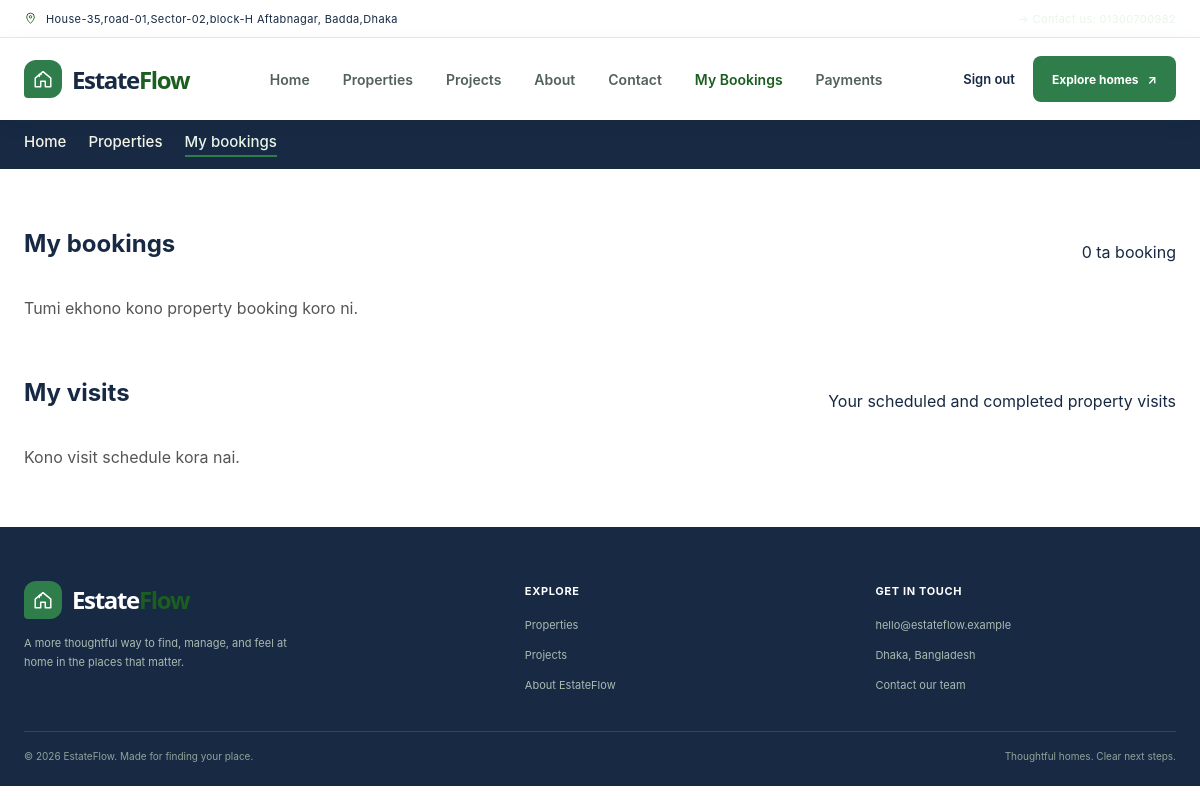
The app's page /frontend/user/my_bookings.php (signed in), older data.
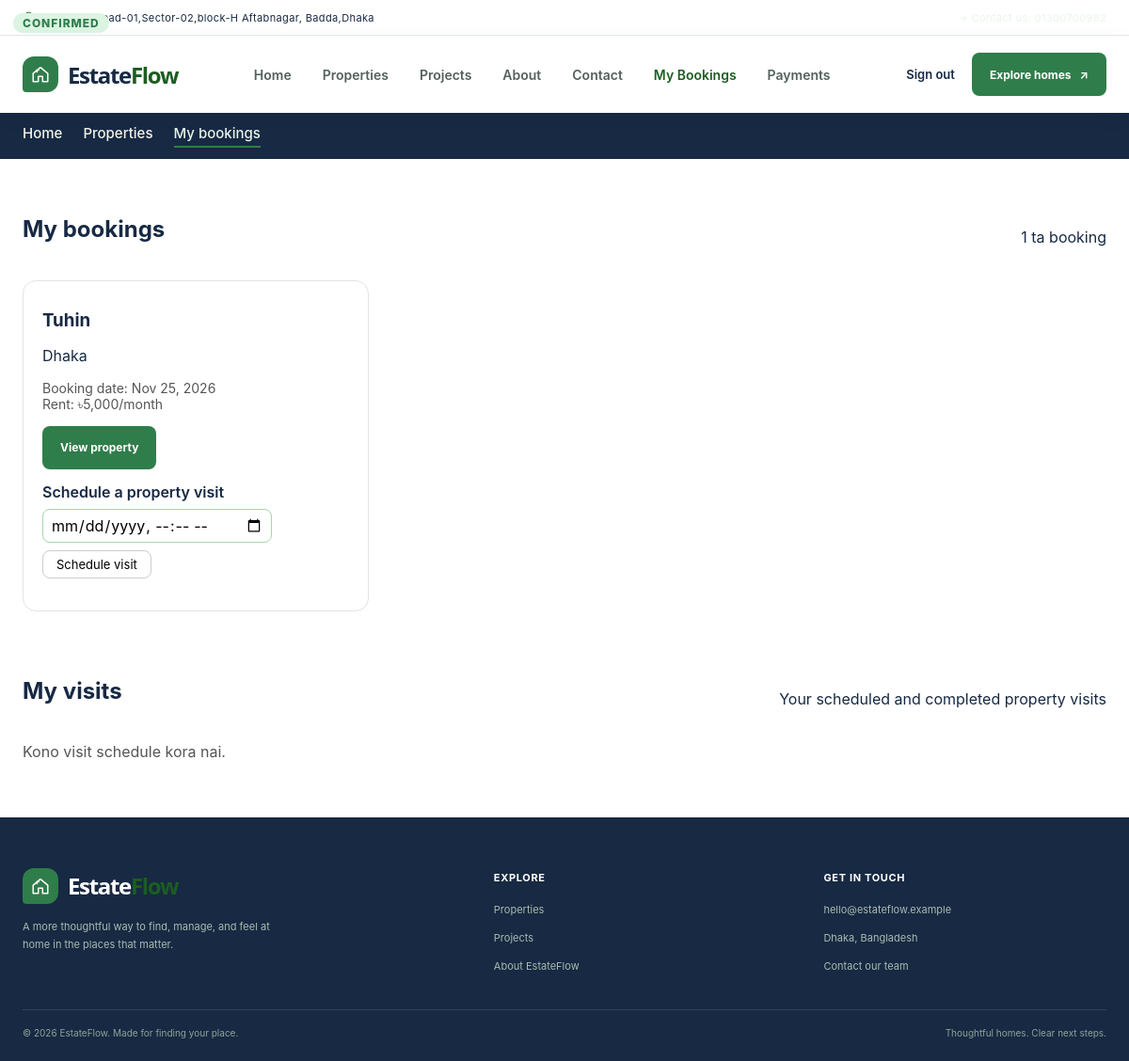
The same page, newer data.
### tables this page shows
CREATE TABLE `bookings` (
  `booking_id` bigint UNSIGNED NOT NULL,
  `property_id` bigint UNSIGNED NOT NULL,
  `customer_id` bigint UNSIGNED NOT NULL,
  `booking_date` datetime NOT NULL,
  `status` enum('pending','approved','cancelled') NOT NULL DEFAULT 'pending',
  `created_at` datetime NOT NULL DEFAULT CURRENT_TIMESTAMP
);

CREATE TABLE `properties` (
  `property_id` bigint UNSIGNED NOT NULL,
  `owner_id` bigint UNSIGNED NOT NULL,
  `title` varchar(100) NOT NULL,
  `property_type` enum('flat','land','commercial') NOT NULL,
  `address` varchar(255) NOT NULL,
  `area_sqft` decimal(10,2) DEFAULT NULL,
  `price` decimal(12,2) DEFAULT NULL,
  `monthly_rent` decimal(12,2) DEFAULT NULL,
  `flat_details` varchar(100) NOT NULL,
  `status` enum('available','sold','rented') NOT NULL DEFAULT 'available',
  `description` text,
  `created_at` datetime NOT NULL DEFAULT CURRENT_TIMESTAMP,
  `imagas` varchar(100) NOT NULL
);

### frontend/user/my_bookings.php (the view, shortened to what the changed rows need)
<?php
$userId = (int)($_SESSION['user_id'] ?? 0);
$customerId = 0;
if ($userId > 0) {
  $customerStmt = $conn->prepare('SELECT customer_id FROM customers WHERE user_id = ? LIMIT 1');
  $customerStmt->bind_param('i', $userId);
  $customerStmt->execute();
  $customer = $customerStmt->get_result()->fetch_assoc();
  $customerId = (int)($customer['customer_id'] ?? 0);
}
$stmt = $conn->prepare("SELECT b.booking_id, b.property_id, b.booking_date, b.status,
                               p.title, p.address, p.property_type, p.price, p.monthly_rent,
                               (SELECT v.visit_time
                                FROM visits v
                                WHERE v.booking_id = b.booking_id AND v.status = 'scheduled'
                                ORDER BY v.visit_time
                                LIMIT 1) AS scheduled_visit_time,
                               EXISTS(SELECT 1 FROM visits vc
                                      WHERE vc.booking_id = b.booking_id AND vc.status = 'completed') AS visit_completed
                        FROM bookings b
                        LEFT JOIN properties p ON p.property_id = b.property_id
                        WHERE b.customer_id = ?
                        ORDER BY b.booking_date DESC");
$stmt->bind_param('i', $customerId);
$stmt->execute();
$bookings = $stmt->get_result();
$total    = $bookings->num_rows;
$stmt2 = $conn->prepare("SELECT v.visit_id, v.booking_id, v.property_id, v.visit_time, v.status,
                                b.status AS booking_status, p.title, p.address, p.status AS property_status,
                                p.price, p.monthly_rent,
                                bi.interest_type, bi.status AS interest_status,
                                (SELECT pay.status
                                 FROM agreements ag
                                 JOIN payments pay ON pay.agreement_id = ag.agreement_id
                                 WHERE ag.booking_id = b.booking_id
                                 ORDER BY pay.payment_id DESC
                                 LIMIT 1) AS payment_status
                         FROM visits v
                         JOIN bookings b ON b.booking_id = v.booking_id
                         LEFT JOIN properties p ON p.property_id = v.property_id
                         LEFT JOIN booking_interests bi ON bi.booking_id = b.booking_id
                         WHERE v.customer_id = ?
                         ORDER BY v.visit_time DESC");
$stmt2->bind_param('i', $customerId);
$stmt2->execute();
$visits = $stmt2->get_result();
function statusLabel($s)
{
  return $s === 'approved' ? 'Confirmed' : ucfirst($s);
}
?>
<!DOCTYPE html>
<html lang="en">
<head>
  <link rel="stylesheet" href="partials/style.css">
</head>
<body>
  <?php include __DIR__ . '/partials/customar_header.php'; ?>
  <main>
    <section class="my-section">
      <div class="shell">
        <div class="section-head">
          <h2>My bookings</h2>
          <p><?= $total ?> ta booking</p>
        </div>
        <?php if ($total > 0): ?>
          <div class="my-grid">
            <?php while ($b = $bookings->fetch_assoc()): ?>
              <article class="my-card">
                <span class="badge"><?= htmlspecialchars(ucfirst($b['property_type'] ?? 'Property')) ?></span>
                <span class="badge badge-<?= htmlspecialchars($b['status']) ?>"><?= htmlspecialchars(statusLabel($b['status'])) ?></span>
                <h3><?= htmlspecialchars($b['title'] ?? 'Property removed') ?></h3>
                <p><?= htmlspecialchars($b['address'] ?? '') ?></p>
                <p class="my-meta">
                  Booking date: <?= htmlspecialchars(date('M d, Y', strtotime($b['booking_date']))) ?><br>
                  <?php if ($b['monthly_rent'] !== null): ?>
                    Rent: ৳<?= number_format($b['monthly_rent']) ?>/month
                  <?php elseif ($b['price'] !== null): ?>
                    Price: ৳<?= number_format($b['price']) ?>
                  <?php endif; ?>
                </p>
                <?php if (!empty($b['property_id'])): ?>
                  <a class="button" href="property-details.php?id=<?= (int)$b['property_id'] ?>">View property</a>
                <?php endif; ?>
                <?php if ($b['status'] === 'approved' && !empty($b['scheduled_visit_time'])): ?>
                  <p class="my-meta">
                    Property visit scheduled:
                    <?= htmlspecialchars(date('M d, Y · h:i A', strtotime($b['scheduled_visit_time']))) ?>
                  </p>
                <?php elseif ($b['status'] === 'approved'): ?>
                  <form class="visit-form" method="post">
                    <label for="visit-time-<?= (int)$b['booking_id'] ?>">Schedule a property visit</label>
                    <input id="visit-time-<?= (int)$b['booking_id'] ?>" type="datetime-local"
                           name="visit_time" min="<?= date('Y-m-d\TH:i') ?>" required>
                    <button class="btn-sm" type="submit">Schedule visit</button>
                  </form>
                <?php elseif ($b['status'] === 'pending'): ?>
                  <p class="my-meta">Property visits become available after this booking is approved.</p>
                <?php endif; ?>
              </article>
            <?php endwhile; ?>
          </div>
        <?php else: ?>
          <p class="my-empty">Tumi ekhono kono property booking koro ni.</p>
        <?php endif; ?>
        <div class="section-head">
          <h2>My visits</h2>
          <p>Your scheduled and completed property visits</p>
        </div>
        <?php if ($visits->num_rows > 0): ?>
          <div class="my-grid">
            <?php while ($v = $visits->fetch_assoc()): ?>
              <article class="my-card">
                <span class="badge badge-<?= htmlspecialchars($v['status']) ?>"><?= htmlspecialchars(visitStatusLabel($v['status'])) ?></span>
                <h3><?= htmlspecialchars($v['title'] ?? 'Property removed') ?></h3>
                <p><?= htmlspecialchars($v['address'] ?? '') ?></p>
                <p class="my-meta">Visit: <?= htmlspecialchars(date('M d, Y · h:i A', strtotime($v['visit_time']))) ?></p>
                <?php if ($v['status'] === 'completed' && $v['interest_status'] === 'invoiced'): ?>
                  <?php if (($v['payment_status'] ?? '') === 'paid'): ?>
                    <p class="my-meta"><span class="badge badge-completed">Paid</span>
                      Your <?= htmlspecialchars(ucfirst($v['interest_type'])) ?> payment is complete.
                      <a href="payments.php">View payment</a>
                    </p>
                  <?php else: ?>
                    <p class="my-meta">
                      Your <?= htmlspecialchars(ucfirst($v['interest_type'])) ?> invoice is ready.
                      <a class="btn-sm" href="payments.php">Pay now (bKash / Card)</a>
                    </p>
                  <?php endif; ?>
                <?php elseif ($v['status'] === 'completed' && $v['booking_status'] === 'approved' && $v['property_status'] === 'available'): ?>
                  <?php if ($v['interest_status'] === 'pending'): ?>
                    <p class="my-meta">Your <?= htmlspecialchars(ucfirst($v['interest_type'])) ?> request is waiting for the admin to issue an invoice.</p>
                  <?php else: ?>
                    <p class="my-meta">Buy at the listed sale price or rent for one month. If the sale price is above ৳500,000, a 10% advance (max ৳500,000) is billed online. The amount is shown before you pay.</p>
                  <?php endif; ?>
                  <?php if ((float)$v['price'] > 0 || (float)$v['monthly_rent'] > 0): ?>
                    <form class="visit-form" method="post">
                      <input type="hidden" name="csrf" value="<?= htmlspecialchars($_SESSION['csrf'], ENT_QUOTES, 'UTF-8') ?>">
                      <input type="hidden" name="action" value="request_interest">
                      <input type="hidden" name="id" value="<?= (int)$v['booking_id'] ?>">
                      <div class="my-actions">
                        <?php if ((float)$v['price'] > 0): ?>
                          <button class="btn-sm" name="intent" value="buy" type="submit">Buy · ৳<?= number_format((float)$v['price'], 2) ?></button>
                        <?php endif; ?>
                        <?php if ((float)$v['monthly_rent'] > 0): ?>
                          <button class="btn-sm" name="intent" value="rent" type="submit">Rent · ৳<?= number_format((float)$v['monthly_rent'], 2) ?>/month</button>
                        <?php endif; ?>
                      </div>
                    </form>
                  <?php else: ?>
                    <p class="my-meta">No sale price or monthly rent is listed for this property.</p>
                  <?php endif; ?>
                <?php elseif ($v['status'] === 'completed' && $v['property_status'] !== 'available'): ?>
                  <p class="my-meta">This property is no longer available for a new buy/rent request.</p>
                <?php elseif ($v['status'] === 'scheduled'): ?>
                  <div class="my-actions">
                    <form method="post" onsubmit="return confirm('Confirm that you completed this property visit?');">
                      <input type="hidden" name="csrf" value="<?= htmlspecialchars($_SESSION['csrf'], ENT_QUOTES, 'UTF-8') ?>">
                      <input type="hidden" name="action" value="confirm_visit">
                      <input type="hidden" name="id" value="<?= (int)$v['visit_id'] ?>">
                      <button class="btn-sm btn-primary" type="submit"><i class="fa-solid fa-check"></i> Mark as visited</button>
                    </form>
                    <details class="edit-box">
                      <summary class="btn-sm">Reschedule</summary>
                      <form method="post">
                        <input type="hidden" name="csrf" value="<?= $_SESSION['csrf'] ?>">
                        <input type="hidden" name="action" value="edit_visit">
                        <input type="hidden" name="id" value="<?= (int)$v['visit_id'] ?>">
                        <input type="datetime-local" name="visit_time" required
                          value="<?= date('Y-m-d\TH:i', strtotime($v['visit_time'])) ?>">
                        <button class="btn-sm" type="submit">Save</button>
                      </form>
                    </details>
                    <form method="post" onsubmit="return confirm('Delete this visit?');">
                      <input type="hidden" name="csrf" value="<?= $_SESSION['csrf'] ?>">
                      <input type="hidden" name="action" value="delete_visit">
                      <input type="hidden" name="id" value="<?= (int)$v['visit_id'] ?>">
                      <button class="btn-sm btn-danger" type="submit">Delete</button>
                    </form>
                  </div>
                <?php endif; ?>
              </article>
            <?php endwhile; ?>
          </div>
        <?php else: ?>
          <p class="my-empty">Kono visit schedule kora nai.</p>
        <?php endif; ?>
      </div>
    </section>
  </main>
</body>
</html>

### frontend/user/partials/customar_header.php (shortened to what the changed rows need)
<div class="topline">
    <div class="shell topline-inner">
      <div class="topline-note">
        <svg width="13" height="13" viewBox="0 0 24 24" fill="none" aria-hidden="true"><path d="M12 21s7-6.1 7-12a7 7 0 1 0-14 0c0 5.9 7 12 7 12Z" stroke="currentColor" stroke-width="1.7"/><circle cx="12" cy="9" r="2.3" stroke="currentColor" stroke-width="1.7"/></svg>
        <span>House-35,road-01,Sector-02,block-H Aftabnagar, Badda,Dhaka</span>
      </div>
    </div>
  </div>

Row changes from the older to the newer data that the page shows:
added bookings: status "CONFIRMED", property.title "Tuhin", property.address "Dhaka", booking_date "Nov 25, 2026", property.monthly_rent "5,000"
Text that changed along with them:
$total: "0" → "1"
text no longer shown: "Tumi ekhono kono property booking koro ni."
